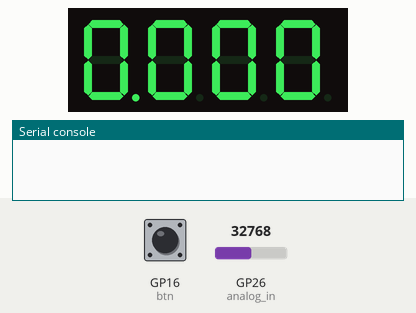
Recording of a program running on a simulated Raspberry Pi Pico running MicroPython. On the bench: 4-digit seven-segment display, the last lines printed to the serial console. Wiring (from the project's diagram.json): green button on GP16, NTC temperature sensor on GP26. Inputs (shaded band) come from the test bench; at power-on: GP16 (btn) HIGH, GP26 (analog_in) = 32768 (analog values on the 0–65535 scale). The segment pins are drawn as the display they are named for.

Above: at 1.2 s.
1.3 s: GP16 (btn) pulled LOW for 0.15 s
At 1.7 s:
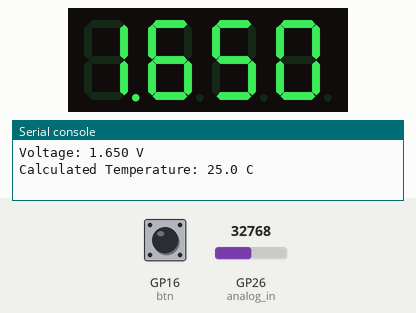
Timing chart, 0 to 4.3 s (numbered marks = the images above; inputs shaded):
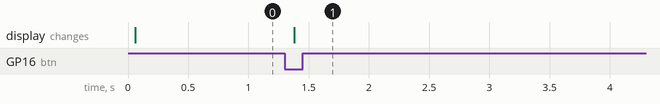

The program:

main.py
```python
import machine
import time
import math

SEGMENTS = [machine.Pin(i, machine.Pin.OUT) for i in range(8)]
DIGITS = [machine.Pin(i, machine.Pin.OUT) for i in range(11, 7, -1)]

btn = machine.Pin(16, machine.Pin.IN, machine.Pin.PULL_UP)
analog_in = machine.ADC(machine.Pin(26))

display_value = 0.0
last_button_press = 0
current_digit = 0
display_timer = machine.Timer(-1)

NUMBERS = [
    [0, 0, 0, 0, 0, 0, 1],
    [1, 0, 0, 1, 1, 1, 1],
    [0, 0, 1, 0, 0, 1, 0],
    [0, 0, 0, 0, 1, 1, 0],
    [1, 0, 0, 1, 1, 0, 0],
    [0, 1, 0, 0, 1, 0, 0],
    [0, 1, 0, 0, 0, 0, 0],
    [0, 0, 0, 1, 1, 1, 1],
    [0, 0, 0, 0, 0, 0, 0],
    [0, 0, 0, 0, 1, 0, 0]
]

def read_analogue_voltage(pin):
    global display_value, last_button_press
    current_time = time.ticks_ms()

    if time.ticks_diff(current_time, last_button_press) > 200:
        last_button_press = current_time

        sum_val = 0
        for _ in range(16):
            sum_val += analog_in.read_u16()
        avg_val = sum_val / 16

        display_value = (avg_val / 65535.0) * 3.3
        print(f"Voltage: {display_value:.3f} V")

        try:
            BETA = 3950
            if 0 < avg_val < 65535:
                celsius = 1 / (math.log(1 / (65535.0 / avg_val - 1)) / BETA + 1.0 / 298.15) - 273.15
                print(f"Calculated Temperature: {celsius:.1f} C")
        except Exception:
            pass

def scan_display(timer):
    global current_digit, display_value

    val_str = f"{display_value:05.3f}".replace(".", "")
    if len(val_str) > 4:
        val_str = val_str[:4]

    for d in DIGITS:
        d.value(0)

    num = int(val_str[current_digit])
    for i in range(7):
        SEGMENTS[i].value(NUMBERS[num][i])

    if current_digit == 0:
        SEGMENTS[7].value(0)
    else:
        SEGMENTS[7].value(1)

    DIGITS[current_digit].value(1)

    current_digit = (current_digit + 1) % 4

def enable_display_timer():
    display_timer.init(period=5, mode=machine.Timer.PERIODIC, callback=scan_display)

def setup():
    btn.irq(trigger=machine.Pin.IRQ_FALLING, handler=read_analogue_voltage)

if __name__ == '__main__':
    setup()
    enable_display_timer()

    while True:
        time.sleep(0.1)
```

Measured:
- after the input at 1.3 s, the display: changes after 0.08 s (image 1)
